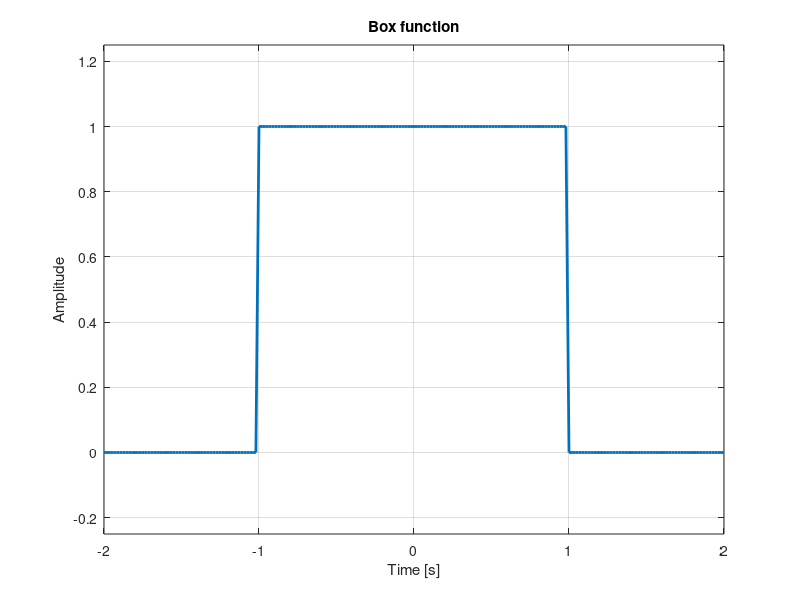
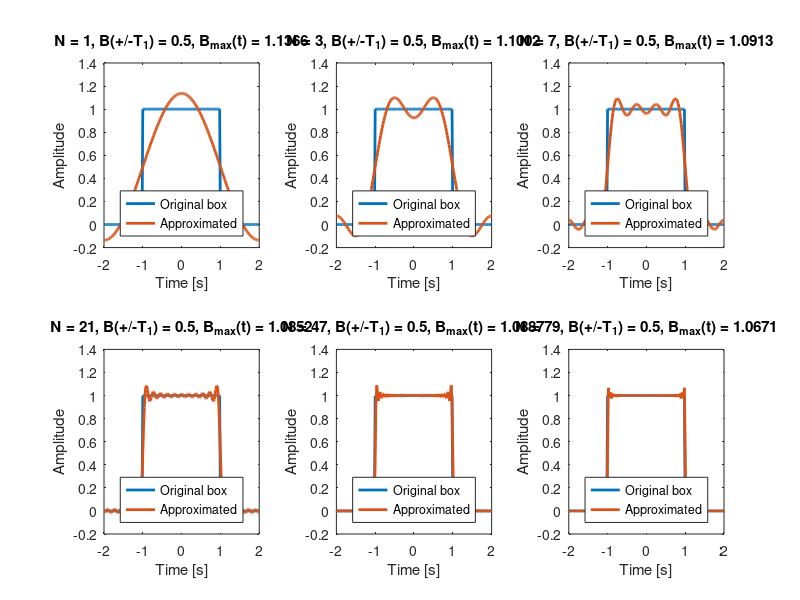
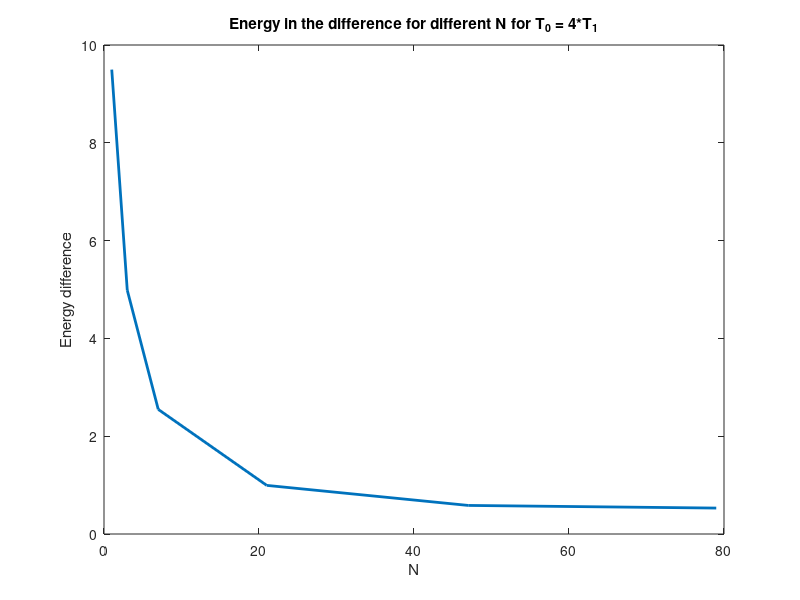

MATLAB code for these plots, in order:
% This code is the solution to Assignment 4.1 from course AESM1511. 
%
% Authors (student numbers): 
%  Sjaak van Meulebrouck (5845424), 
%  Carleyn den Ouden (5168457),
%  Kilian Glatz (),
%  Malte Schade (5850282)

%% Initial settings and parameters 
% First, start with clean system:
clear variables; % free up workspace, clear system memory
close all; % close any open figures
clc; % clear the command window

%% Defining parameters
T0 = 4 ;            %periodic with period T0
T1 = T0/4 ; 
w0 = (2*pi)/T0;     %fundamental angular frequency

points = 201;
lower = 51;         %Lower boundary of the box function
upper = 150;        %Upper boundary of the box function

nmax = 80 ; % limit for the computation of the fourier coefficients

% Given numbers of N for which an approximate box function is calculated:
% the approximate B(t) results for N = 1, 3, 7, 21, 47, 79
N = [1, 3, 7, 21, 47, 79];

linewidth = 2;      % general linewidth used in the plots
%% Plot box function
t =linspace(-T0/2, T0/2, points);   % x-axis for the box function

%Define the box function
y = zeros(points,1);
y(lower: upper) = 1;

%Plot the box function
plot(t, y, 'LineWidth', linewidth)
title('Box function')
xlabel('Time [s]')
ylabel('Amplitude')
grid on
%set the x- & y-axis limits to get better visualization
xlim([-T0/2, T0/2])
ylim([-0.25, 1.25])

%% Compute Fourier Coefficients
% for n = 1, 2, 3, ..., 80

% a0 = (2*T1)/T0                
% an = sin(n*w0*T1)/(n*pi)

a0 = (2*T1)/T0 ;                                    %eq. 15
an = zeros(nmax, 1); 
for n = 1:nmax
    an(n) = sin(n*w0*T1)/(n*pi);                    %eq. 16
end

%disp(a0)
%disp(an)

%% Approximate B(t) by finite number N
D = zeros(1,length(N));                             %Matrix to store the energy in the differences
figure()
for m = 1:numel(N)                                  % considers all values of N
       B = zeros (points,n);
       for n = 1:N(m)
           B(1:numel(t),n)= an(n)*exp(1i*n*w0*t);   % eq. 17
       end
   B = a0 + 2*sum(B,2);                             % eq. 11
   
   % Calculate the value at +- T1:
   B_T1 = real(B(round(T1*points/T0)+1));
   disp(B_T1)
   % Calculate the peak value of B:
   B_peak = max(real(B));
   disp(B_peak)

   % Compute the energy in the differences
   % the sum of the squares of the local differences between the numerical
   % approximate fourier series representation B(t) and the original box
   % function as a function of N
   diff_B_sq = (real(B) - y).^2;    % squared difference B(t) and the box
   D(m) = sum(diff_B_sq);           % sum all differences and store the value in the vector D

   % Plot B(t) and the box function
   subplot(2,3,m)
   % Original box function
   plot(t, y, 'LineWidth', linewidth)           
   hold on
   % Approximated box function
   plot(t, real(B), 'LineWidth', linewidth)
   title(['N = ', num2str(N(m)), ', B(+/-T_1) = ' num2str(B_T1) ', B_{max}(t) = ' num2str(B_peak)]) 
   xlabel('Time [s]')
   ylabel('Amplitude')
   legend ('Original box', 'Approximated','Location','south')
end
    
%% Display the energy in the differences
figure ()
plot(N,D,'LineWidth',linewidth)
title('Energy in the difference for different N for T_0 = 4*T_1')
xlabel('N')
ylabel('Energy difference')
